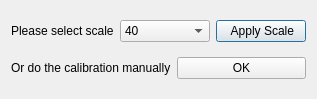
<?xml version="1.0" encoding="UTF-8"?>
<ui version="4.0">
 <class>ScaleDialog</class>
 <widget class="QDialog" name="ScaleDialog">
  <property name="geometry">
   <rect>
    <x>0</x>
    <y>0</y>
    <width>317</width>
    <height>99</height>
   </rect>
  </property>
  <property name="sizePolicy">
   <sizepolicy hsizetype="Fixed" vsizetype="Fixed">
    <horstretch>0</horstretch>
    <verstretch>0</verstretch>
   </sizepolicy>
  </property>
  <property name="windowTitle">
   <string>Calibration</string>
  </property>
  <layout class="QVBoxLayout" name="verticalLayout">
   <item>
    <layout class="QHBoxLayout" name="horizontalLayout">
     <item>
      <widget class="QLabel" name="label">
       <property name="text">
        <string>Please select scale</string>
       </property>
      </widget>
     </item>
     <item>
      <widget class="QComboBox" name="comboBox">
       <item>
        <property name="text">
         <string>40</string>
        </property>
       </item>
       <item>
        <property name="text">
         <string>60</string>
        </property>
       </item>
       <item>
        <property name="text">
         <string>80</string>
        </property>
       </item>
       <item>
        <property name="text">
         <string>100</string>
        </property>
       </item>
       <item>
        <property name="text">
         <string>120</string>
        </property>
       </item>
      </widget>
     </item>
     <item>
      <widget class="QPushButton" name="pushButton">
       <property name="text">
        <string> Apply Scale</string>
       </property>
      </widget>
     </item>
    </layout>
   </item>
   <item>
    <layout class="QHBoxLayout" name="horizontalLayout_2">
     <item>
      <widget class="QLabel" name="label_2">
       <property name="text">
        <string>Or do the calibration manually</string>
       </property>
      </widget>
     </item>
     <item>
      <widget class="QPushButton" name="browseButton">
       <property name="text">
        <string>OK</string>
       </property>
      </widget>
     </item>
    </layout>
   </item>
  </layout>
 </widget>
 <tabstops>
  <tabstop>comboBox</tabstop>
  <tabstop>pushButton</tabstop>
  <tabstop>browseButton</tabstop>
 </tabstops>
 <resources/>
 <connections/>
</ui>
